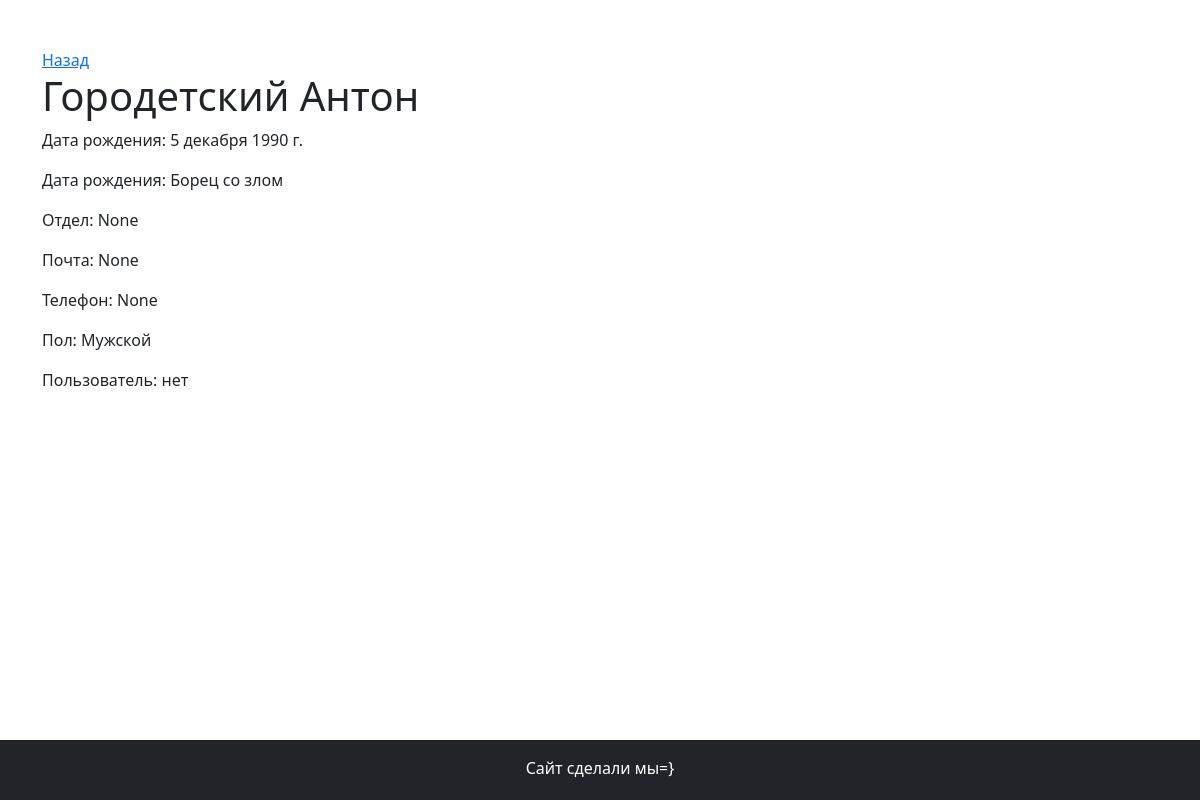
Page /4/ on the committed database.
### crm/models.py (models this page shows, shortened)
class Sotrudnic(models.Model):
    fio = models.CharField('ФИО', max_length=255, null=False, blank=False, db_index=True)
    data_rozdenia = models.DateField('Дата рождения', null=False, blank=False, db_index=True)
    dolznost = models.CharField('Должность', max_length=255, null=False, blank=False, db_index=True)
    otdel = models.ForeignKey(Otdel, verbose_name='Отдел', on_delete=models.SET_NULL, null=True, blank=True, db_index=True)
    email = models.EmailField('Почта', max_length=255, null=True,blank=True, db_index=True)
    telephone = models.CharField('Телефон', max_length=255, null=True,blank=True, db_index=True)
    pol = models.IntegerField('Пол',default=1, choices=POL_LIST, null=True,blank=True, db_index=True)
    user = models.OneToOneField(User, verbose_name='Пользователь', on_delete=models.SET_NULL, null=True, blank=True, db_index=True)
    adres_prozivania = models.CharField('Адрес проживания',  max_length=255, null=True,blank=True, db_index=True)
    photo = models.ImageField('Фото', null=True, blank=True, db_index=True)
    inn = models.CharField('ИНН', max_length=255, null=True,blank=True, db_index=True)
    passport_seria_nomer = models.CharField('Паспорт Серия и номер', max_length=255, null=True,blank=True, db_index=True)
    passport_vidan_kem_i_gde = models.CharField('Паспорт выдан когда и где', max_length=255, null=True,blank=True, db_index=True)
    def get_photo_admin(self):
        if self.photo:
            return safe(
                f'<a target="_black" href="{self.photo.url}"><img width=70 height=70 src="{self.photo.url}"></a>')
        return 'Нет'
    get_photo_admin.short_description = 'Фото'
    get_photo_admin.allow_tags = True
    class Meta:
        verbose_name = 'Сотрудника'
        verbose_name_plural = 'Сотрудники'

### crm/views.py (the view)
# urls.py: path('<id_sotrudnica>/', render_detail_sotrudnic, name='render_detail_sotrudnic'),
def render_detail_sotrudnic(request, id_sotrudnica):
    try:
        sotrudnic = Sotrudnic.objects.get(id=id_sotrudnica)
        return render(request, "crm/vibrani_sotrudnic.html", {"sotrudnic": sotrudnic})
    except Exception:
        return render(request, "crm/404.html", {})

### crm/templates/crm/vibrani_sotrudnic.html (shortened to what this page needs)
{% extends 'crm/base.html' %}
{% block Content %}
<div class="container py-5">
    <div class="row">
        <div class="col-12">
            <a href="/">Назад</a>
        </div>
        <div class="col-12">
            <h1> {{ sotrudnic.fio }} </h1>
        </div>
        <div class="col-12 {% if sotrudnic.photo %}col-md-6 {% else %}col-md-12{% endif %}">
            <p>Дата рождения: {{ sotrudnic.data_rozdenia }}</p>
            <p>Дата рождения: {{ sotrudnic.dolznost }}</p>
            <p>Отдел: {{ sotrudnic.otdel }}</p>
            <p>Почта: {{ sotrudnic.email }}</p>
            <p>Телефон: {{ sotrudnic.telephone }}</p>
            <p>Пол: {{ sotrudnic.get_pol_display }}</p>
            <p>Пользователь: {{ sotrudnic.user|default_if_none:'нет' }}</p>
        </div>
    </div>
</div>
{% endblock %}

### crm/static/crm/style.css (style rules this page uses)
html,body, .wrapper { height: 100%; }

### rows in the picture
Sotrudnic: fio "Городетский Антон", data_rozdenia "5 декабря 1990 г.", dolznost "Борец со злом", otdel "None", email "None", telephone "None", pol "Мужской", user "нет"
